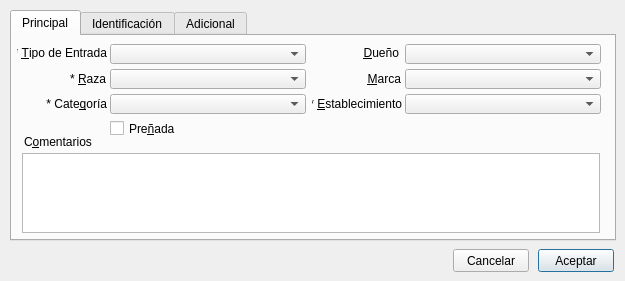
<?xml version="1.0" encoding="UTF-8"?>
<ui version="4.0">
 <class>dlgIngresoAnimales</class>
 <widget class="QDialog" name="dlgIngresoAnimales">
  <property name="enabled">
   <bool>true</bool>
  </property>
  <property name="geometry">
   <rect>
    <x>0</x>
    <y>0</y>
    <width>625</width>
    <height>281</height>
   </rect>
  </property>
  <property name="baseSize">
   <size>
    <width>7</width>
    <height>0</height>
   </size>
  </property>
  <property name="windowTitle">
   <string>Ingreso de Animales</string>
  </property>
  <property name="windowIcon">
   <iconset>
    <normaloff>Ganado.ico</normaloff>Ganado.ico</iconset>
  </property>
  <widget class="QTabWidget" name="tabWidget">
   <property name="geometry">
    <rect>
     <x>10</x>
     <y>10</y>
     <width>606</width>
     <height>231</height>
    </rect>
   </property>
   <property name="currentIndex">
    <number>0</number>
   </property>
   <widget class="QWidget" name="tab1">
    <attribute name="title">
     <string>Principal</string>
    </attribute>
    <widget class="QLabel" name="lblEstablecimiento">
     <property name="geometry">
      <rect>
       <x>300</x>
       <y>61</y>
       <width>90</width>
       <height>13</height>
      </rect>
     </property>
     <property name="text">
      <string>* &amp;Establecimiento</string>
     </property>
     <property name="alignment">
      <set>Qt::AlignRight|Qt::AlignTrailing|Qt::AlignVCenter</set>
     </property>
     <property name="buddy">
      <cstring>cboEstablecimiento</cstring>
     </property>
    </widget>
    <widget class="QPlainTextEdit" name="pteComentario">
     <property name="geometry">
      <rect>
       <x>10</x>
       <y>117</y>
       <width>578</width>
       <height>80</height>
      </rect>
     </property>
     <property name="tabChangesFocus">
      <bool>true</bool>
     </property>
     <property name="plainText">
      <string/>
     </property>
    </widget>
    <widget class="ComboTabla" name="cboMarca">
     <property name="geometry">
      <rect>
       <x>393</x>
       <y>33</y>
       <width>196</width>
       <height>20</height>
      </rect>
     </property>
    </widget>
    <widget class="ComboTabla" name="cboEstablecimiento">
     <property name="geometry">
      <rect>
       <x>393</x>
       <y>58</y>
       <width>196</width>
       <height>20</height>
      </rect>
     </property>
    </widget>
    <widget class="QLabel" name="lblRaza">
     <property name="geometry">
      <rect>
       <x>4</x>
       <y>36</y>
       <width>90</width>
       <height>13</height>
      </rect>
     </property>
     <property name="text">
      <string>* &amp;Raza</string>
     </property>
     <property name="alignment">
      <set>Qt::AlignRight|Qt::AlignTrailing|Qt::AlignVCenter</set>
     </property>
     <property name="buddy">
      <cstring>cboRaza</cstring>
     </property>
    </widget>
    <widget class="QLabel" name="lblCategoria">
     <property name="geometry">
      <rect>
       <x>5</x>
       <y>61</y>
       <width>90</width>
       <height>13</height>
      </rect>
     </property>
     <property name="text">
      <string>* Cate&amp;goría</string>
     </property>
     <property name="alignment">
      <set>Qt::AlignRight|Qt::AlignTrailing|Qt::AlignVCenter</set>
     </property>
     <property name="buddy">
      <cstring>cboCategoria</cstring>
     </property>
    </widget>
    <widget class="ComboTabla" name="cboTipoDeEntrada">
     <property name="geometry">
      <rect>
       <x>98</x>
       <y>8</y>
       <width>196</width>
       <height>20</height>
      </rect>
     </property>
    </widget>
    <widget class="QLabel" name="lblMarca">
     <property name="geometry">
      <rect>
       <x>299</x>
       <y>36</y>
       <width>90</width>
       <height>13</height>
      </rect>
     </property>
     <property name="text">
      <string>&amp;Marca</string>
     </property>
     <property name="alignment">
      <set>Qt::AlignRight|Qt::AlignTrailing|Qt::AlignVCenter</set>
     </property>
     <property name="buddy">
      <cstring>cboMarca</cstring>
     </property>
    </widget>
    <widget class="QLabel" name="lblComentario">
     <property name="geometry">
      <rect>
       <x>12</x>
       <y>98</y>
       <width>71</width>
       <height>16</height>
      </rect>
     </property>
     <property name="text">
      <string>C&amp;omentarios</string>
     </property>
     <property name="buddy">
      <cstring>pteComentario</cstring>
     </property>
    </widget>
    <widget class="QCheckBox" name="chkPreniez">
     <property name="enabled">
      <bool>true</bool>
     </property>
     <property name="geometry">
      <rect>
       <x>98</x>
       <y>84</y>
       <width>70</width>
       <height>17</height>
      </rect>
     </property>
     <property name="text">
      <string>Pre&amp;ñada</string>
     </property>
    </widget>
    <widget class="ComboTabla" name="cboDuenio">
     <property name="geometry">
      <rect>
       <x>393</x>
       <y>8</y>
       <width>196</width>
       <height>20</height>
      </rect>
     </property>
    </widget>
    <widget class="ComboTabla" name="cboRaza">
     <property name="geometry">
      <rect>
       <x>98</x>
       <y>33</y>
       <width>196</width>
       <height>20</height>
      </rect>
     </property>
    </widget>
    <widget class="ComboTabla" name="cboCategoria">
     <property name="geometry">
      <rect>
       <x>98</x>
       <y>58</y>
       <width>196</width>
       <height>20</height>
      </rect>
     </property>
    </widget>
    <widget class="QLabel" name="lblDuenio">
     <property name="geometry">
      <rect>
       <x>297</x>
       <y>10</y>
       <width>90</width>
       <height>13</height>
      </rect>
     </property>
     <property name="text">
      <string>&amp;Dueño</string>
     </property>
     <property name="alignment">
      <set>Qt::AlignRight|Qt::AlignTrailing|Qt::AlignVCenter</set>
     </property>
     <property name="buddy">
      <cstring>cboDuenio</cstring>
     </property>
    </widget>
    <widget class="QLabel" name="lblTipoDeEntrada">
     <property name="geometry">
      <rect>
       <x>5</x>
       <y>10</y>
       <width>90</width>
       <height>13</height>
      </rect>
     </property>
     <property name="text">
      <string>* &amp;Tipo de Entrada</string>
     </property>
     <property name="alignment">
      <set>Qt::AlignRight|Qt::AlignTrailing|Qt::AlignVCenter</set>
     </property>
     <property name="buddy">
      <cstring>cboTipoDeEntrada</cstring>
     </property>
    </widget>
   </widget>
   <widget class="QWidget" name="tab2">
    <attribute name="title">
     <string>Identificación</string>
    </attribute>
    <widget class="QLabel" name="lblSelLeft">
     <property name="geometry">
      <rect>
       <x>15</x>
       <y>21</y>
       <width>136</width>
       <height>16</height>
      </rect>
     </property>
     <property name="text">
      <string>&amp;Seleccionar Caravana</string>
     </property>
     <property name="alignment">
      <set>Qt::AlignLeading|Qt::AlignLeft|Qt::AlignVCenter</set>
     </property>
     <property name="buddy">
      <cstring>tableWidgetLeft</cstring>
     </property>
    </widget>
    <widget class="QPushButton" name="btnNewTag">
     <property name="geometry">
      <rect>
       <x>12</x>
       <y>175</y>
       <width>151</width>
       <height>23</height>
      </rect>
     </property>
     <property name="text">
      <string>&amp;Ingresar Nueva Caravana ...</string>
     </property>
     <property name="default">
      <bool>false</bool>
     </property>
    </widget>
    <widget class="QLineEdit" name="txtBuscar">
     <property name="enabled">
      <bool>false</bool>
     </property>
     <property name="geometry">
      <rect>
       <x>166</x>
       <y>5</y>
       <width>71</width>
       <height>20</height>
      </rect>
     </property>
     <property name="text">
      <string/>
     </property>
    </widget>
    <widget class="QPushButton" name="btnToRight">
     <property name="geometry">
      <rect>
       <x>286</x>
       <y>79</y>
       <width>30</width>
       <height>23</height>
      </rect>
     </property>
     <property name="text">
      <string>&gt;</string>
     </property>
     <property name="default">
      <bool>false</bool>
     </property>
    </widget>
    <widget class="QLabel" name="lblSelRight">
     <property name="geometry">
      <rect>
       <x>330</x>
       <y>20</y>
       <width>136</width>
       <height>16</height>
      </rect>
     </property>
     <property name="text">
      <string>&amp;Caravanas Seleccionadas</string>
     </property>
     <property name="alignment">
      <set>Qt::AlignLeading|Qt::AlignLeft|Qt::AlignVCenter</set>
     </property>
     <property name="buddy">
      <cstring>tableWidgetRight</cstring>
     </property>
    </widget>
    <widget class="QPushButton" name="btnToLeft">
     <property name="geometry">
      <rect>
       <x>286</x>
       <y>104</y>
       <width>30</width>
       <height>23</height>
      </rect>
     </property>
     <property name="text">
      <string>&lt;</string>
     </property>
     <property name="default">
      <bool>false</bool>
     </property>
    </widget>
    <widget class="QTableWidget" name="tableWidgetRight">
     <property name="geometry">
      <rect>
       <x>324</x>
       <y>37</y>
       <width>265</width>
       <height>133</height>
      </rect>
     </property>
     <property name="font">
      <font>
       <pointsize>8</pointsize>
      </font>
     </property>
     <property name="editTriggers">
      <set>QAbstractItemView::NoEditTriggers</set>
     </property>
     <property name="tabKeyNavigation">
      <bool>false</bool>
     </property>
     <property name="selectionMode">
      <enum>QAbstractItemView::ContiguousSelection</enum>
     </property>
     <property name="selectionBehavior">
      <enum>QAbstractItemView::SelectRows</enum>
     </property>
     <attribute name="horizontalHeaderVisible">
      <bool>false</bool>
     </attribute>
     <attribute name="horizontalHeaderHighlightSections">
      <bool>false</bool>
     </attribute>
     <attribute name="verticalHeaderVisible">
      <bool>false</bool>
     </attribute>
     <attribute name="verticalHeaderMinimumSectionSize">
      <number>16</number>
     </attribute>
     <attribute name="verticalHeaderDefaultSectionSize">
      <number>16</number>
     </attribute>
     <attribute name="verticalHeaderHighlightSections">
      <bool>false</bool>
     </attribute>
    </widget>
    <widget class="QLabel" name="lblBuscar">
     <property name="enabled">
      <bool>false</bool>
     </property>
     <property name="geometry">
      <rect>
       <x>123</x>
       <y>8</y>
       <width>41</width>
       <height>13</height>
      </rect>
     </property>
     <property name="text">
      <string>&amp;Buscar</string>
     </property>
     <property name="alignment">
      <set>Qt::AlignRight|Qt::AlignTrailing|Qt::AlignVCenter</set>
     </property>
     <property name="buddy">
      <cstring>txtBuscar</cstring>
     </property>
    </widget>
    <widget class="QTableWidget" name="tableWidgetLeft">
     <property name="geometry">
      <rect>
       <x>13</x>
       <y>38</y>
       <width>265</width>
       <height>133</height>
      </rect>
     </property>
     <property name="maximumSize">
      <size>
       <width>16777215</width>
       <height>16777215</height>
      </size>
     </property>
     <property name="font">
      <font>
       <pointsize>8</pointsize>
      </font>
     </property>
     <property name="editTriggers">
      <set>QAbstractItemView::NoEditTriggers</set>
     </property>
     <property name="tabKeyNavigation">
      <bool>false</bool>
     </property>
     <property name="selectionMode">
      <enum>QAbstractItemView::ExtendedSelection</enum>
     </property>
     <property name="selectionBehavior">
      <enum>QAbstractItemView::SelectRows</enum>
     </property>
     <attribute name="horizontalHeaderVisible">
      <bool>false</bool>
     </attribute>
     <attribute name="horizontalHeaderHighlightSections">
      <bool>false</bool>
     </attribute>
     <attribute name="verticalHeaderVisible">
      <bool>false</bool>
     </attribute>
     <attribute name="verticalHeaderMinimumSectionSize">
      <number>16</number>
     </attribute>
     <attribute name="verticalHeaderDefaultSectionSize">
      <number>16</number>
     </attribute>
     <attribute name="verticalHeaderHighlightSections">
      <bool>false</bool>
     </attribute>
    </widget>
    <widget class="QPushButton" name="btnOtros">
     <property name="geometry">
      <rect>
       <x>320</x>
       <y>175</y>
       <width>121</width>
       <height>23</height>
      </rect>
     </property>
     <property name="text">
      <string>* &amp;Otras señas ...</string>
     </property>
    </widget>
   </widget>
   <widget class="QWidget" name="tab3">
    <attribute name="title">
     <string>Adicional</string>
    </attribute>
    <widget class="QLabel" name="lblFechaServicio">
     <property name="geometry">
      <rect>
       <x>43</x>
       <y>110</y>
       <width>111</width>
       <height>30</height>
      </rect>
     </property>
     <property name="text">
      <string>Entrada en &amp;Servicio</string>
     </property>
     <property name="alignment">
      <set>Qt::AlignRight|Qt::AlignTrailing|Qt::AlignVCenter</set>
     </property>
     <property name="buddy">
      <cstring>datServicio</cstring>
     </property>
    </widget>
    <widget class="QDateEdit" name="datServicio">
     <property name="geometry">
      <rect>
       <x>157</x>
       <y>115</y>
       <width>133</width>
       <height>20</height>
      </rect>
     </property>
     <property name="dateTime">
      <datetime>
       <hour>0</hour>
       <minute>0</minute>
       <second>0</second>
       <year>2021</year>
       <month>1</month>
       <day>1</day>
      </datetime>
     </property>
     <property name="displayFormat">
      <string>d/M/yyyy</string>
     </property>
     <property name="calendarPopup">
      <bool>true</bool>
     </property>
    </widget>
    <widget class="QDoubleSpinBox" name="dspPeso">
     <property name="enabled">
      <bool>true</bool>
     </property>
     <property name="geometry">
      <rect>
       <x>157</x>
       <y>140</y>
       <width>133</width>
       <height>20</height>
      </rect>
     </property>
     <property name="buttonSymbols">
      <enum>QAbstractSpinBox::NoButtons</enum>
     </property>
     <property name="decimals">
      <number>1</number>
     </property>
     <property name="minimum">
      <double>50.000000000000000</double>
     </property>
     <property name="maximum">
      <double>999.000000000000000</double>
     </property>
    </widget>
    <widget class="QLabel" name="lblFechaDestete">
     <property name="geometry">
      <rect>
       <x>43</x>
       <y>90</y>
       <width>111</width>
       <height>16</height>
      </rect>
     </property>
     <property name="text">
      <string>&amp;Destete</string>
     </property>
     <property name="alignment">
      <set>Qt::AlignRight|Qt::AlignTrailing|Qt::AlignVCenter</set>
     </property>
     <property name="buddy">
      <cstring>datDestete</cstring>
     </property>
    </widget>
    <widget class="QDateEdit" name="datDestete">
     <property name="geometry">
      <rect>
       <x>157</x>
       <y>90</y>
       <width>133</width>
       <height>20</height>
      </rect>
     </property>
     <property name="dateTime">
      <datetime>
       <hour>0</hour>
       <minute>0</minute>
       <second>0</second>
       <year>2021</year>
       <month>1</month>
       <day>1</day>
      </datetime>
     </property>
     <property name="displayFormat">
      <string>d/M/yyyy</string>
     </property>
     <property name="calendarPopup">
      <bool>true</bool>
     </property>
    </widget>
    <widget class="QLabel" name="lblPeso">
     <property name="geometry">
      <rect>
       <x>65</x>
       <y>140</y>
       <width>90</width>
       <height>17</height>
      </rect>
     </property>
     <property name="text">
      <string>Peso en &amp;Kg.</string>
     </property>
     <property name="alignment">
      <set>Qt::AlignRight|Qt::AlignTrailing|Qt::AlignVCenter</set>
     </property>
     <property name="buddy">
      <cstring>dspPeso</cstring>
     </property>
    </widget>
    <widget class="QGroupBox" name="grpEdad">
     <property name="enabled">
      <bool>true</bool>
     </property>
     <property name="geometry">
      <rect>
       <x>5</x>
       <y>10</y>
       <width>299</width>
       <height>76</height>
      </rect>
     </property>
     <property name="title">
      <string>Edad del Animal</string>
     </property>
     <widget class="QDateEdit" name="datNacimiento">
      <property name="geometry">
       <rect>
        <x>152</x>
        <y>20</y>
        <width>133</width>
        <height>20</height>
       </rect>
      </property>
      <property name="dateTime">
       <datetime>
        <hour>0</hour>
        <minute>0</minute>
        <second>0</second>
        <year>2021</year>
        <month>1</month>
        <day>1</day>
       </datetime>
      </property>
      <property name="displayFormat">
       <string>d/M/yyyy</string>
      </property>
      <property name="calendarPopup">
       <bool>true</bool>
      </property>
     </widget>
     <widget class="QRadioButton" name="radFechaNacimiento">
      <property name="geometry">
       <rect>
        <x>15</x>
        <y>22</y>
        <width>121</width>
        <height>17</height>
       </rect>
      </property>
      <property name="text">
       <string>&amp;Fecha de Nacimiento</string>
      </property>
      <property name="checked">
       <bool>true</bool>
      </property>
     </widget>
     <widget class="QRadioButton" name="radEdad">
      <property name="geometry">
       <rect>
        <x>15</x>
        <y>45</y>
        <width>96</width>
        <height>17</height>
       </rect>
      </property>
      <property name="text">
       <string>&amp;Edad (años)</string>
      </property>
     </widget>
     <widget class="QDoubleSpinBox" name="dspEdad">
      <property name="enabled">
       <bool>false</bool>
      </property>
      <property name="geometry">
       <rect>
        <x>152</x>
        <y>45</y>
        <width>133</width>
        <height>20</height>
       </rect>
      </property>
      <property name="decimals">
       <number>1</number>
      </property>
     </widget>
    </widget>
    <widget class="QGroupBox" name="grpUbicacion">
     <property name="enabled">
      <bool>true</bool>
     </property>
     <property name="geometry">
      <rect>
       <x>320</x>
       <y>10</y>
       <width>271</width>
       <height>106</height>
      </rect>
     </property>
     <property name="title">
      <string>Ubicación</string>
     </property>
     <widget class="ComboTabla" name="cboPotrero">
      <property name="enabled">
       <bool>true</bool>
      </property>
      <property name="geometry">
       <rect>
        <x>70</x>
        <y>47</y>
        <width>190</width>
        <height>20</height>
       </rect>
      </property>
     </widget>
     <widget class="QLabel" name="lblLote">
      <property name="geometry">
       <rect>
        <x>20</x>
        <y>22</y>
        <width>46</width>
        <height>13</height>
       </rect>
      </property>
      <property name="text">
       <string>&amp;Lote</string>
      </property>
      <property name="alignment">
       <set>Qt::AlignRight|Qt::AlignTrailing|Qt::AlignVCenter</set>
      </property>
      <property name="buddy">
       <cstring>cboLote</cstring>
      </property>
     </widget>
     <widget class="ComboTabla" name="cboLote">
      <property name="enabled">
       <bool>true</bool>
      </property>
      <property name="geometry">
       <rect>
        <x>70</x>
        <y>20</y>
        <width>190</width>
        <height>20</height>
       </rect>
      </property>
     </widget>
     <widget class="QLabel" name="lblPotrero">
      <property name="geometry">
       <rect>
        <x>20</x>
        <y>48</y>
        <width>46</width>
        <height>13</height>
       </rect>
      </property>
      <property name="text">
       <string>&amp;Potrero</string>
      </property>
      <property name="alignment">
       <set>Qt::AlignRight|Qt::AlignTrailing|Qt::AlignVCenter</set>
      </property>
      <property name="buddy">
       <cstring>cboPotrero</cstring>
      </property>
     </widget>
     <widget class="ComboTabla" name="cboLocacion">
      <property name="enabled">
       <bool>true</bool>
      </property>
      <property name="geometry">
       <rect>
        <x>70</x>
        <y>75</y>
        <width>190</width>
        <height>20</height>
       </rect>
      </property>
     </widget>
     <widget class="QLabel" name="lblLocacion">
      <property name="geometry">
       <rect>
        <x>15</x>
        <y>75</y>
        <width>51</width>
        <height>20</height>
       </rect>
      </property>
      <property name="text">
       <string>Loca&amp;ción</string>
      </property>
      <property name="alignment">
       <set>Qt::AlignRight|Qt::AlignTrailing|Qt::AlignVCenter</set>
      </property>
      <property name="buddy">
       <cstring>cboLocacion</cstring>
      </property>
     </widget>
    </widget>
    <widget class="QCheckBox" name="chkDieta">
     <property name="geometry">
      <rect>
       <x>330</x>
       <y>140</y>
       <width>166</width>
       <height>17</height>
      </rect>
     </property>
     <property name="text">
      <string>Asignar D&amp;ieta</string>
     </property>
    </widget>
    <widget class="QCheckBox" name="chkTratamientos">
     <property name="geometry">
      <rect>
       <x>330</x>
       <y>120</y>
       <width>166</width>
       <height>17</height>
      </rect>
     </property>
     <property name="text">
      <string>Asignar &amp;Tratamientos</string>
     </property>
    </widget>
   </widget>
  </widget>
  <widget class="QPushButton" name="btnCancel">
   <property name="geometry">
    <rect>
     <x>453</x>
     <y>249</y>
     <width>76</width>
     <height>23</height>
    </rect>
   </property>
   <property name="text">
    <string>Cancelar</string>
   </property>
  </widget>
  <widget class="QPushButton" name="btnOk">
   <property name="geometry">
    <rect>
     <x>538</x>
     <y>249</y>
     <width>76</width>
     <height>23</height>
    </rect>
   </property>
   <property name="text">
    <string>Aceptar</string>
   </property>
   <property name="default">
    <bool>true</bool>
   </property>
  </widget>
 </widget>
 <customwidgets>
  <customwidget>
   <class>ComboTabla</class>
   <extends>QComboBox</extends>
   <header>ui.comboTabla</header>
  </customwidget>
 </customwidgets>
 <tabstops>
  <tabstop>cboTipoDeEntrada</tabstop>
  <tabstop>cboCategoria</tabstop>
  <tabstop>chkPreniez</tabstop>
  <tabstop>cboRaza</tabstop>
  <tabstop>cboEstablecimiento</tabstop>
  <tabstop>cboDuenio</tabstop>
  <tabstop>cboMarca</tabstop>
  <tabstop>pteComentario</tabstop>
  <tabstop>btnCancel</tabstop>
  <tabstop>btnOk</tabstop>
 </tabstops>
 <resources/>
 <connections/>
</ui>
